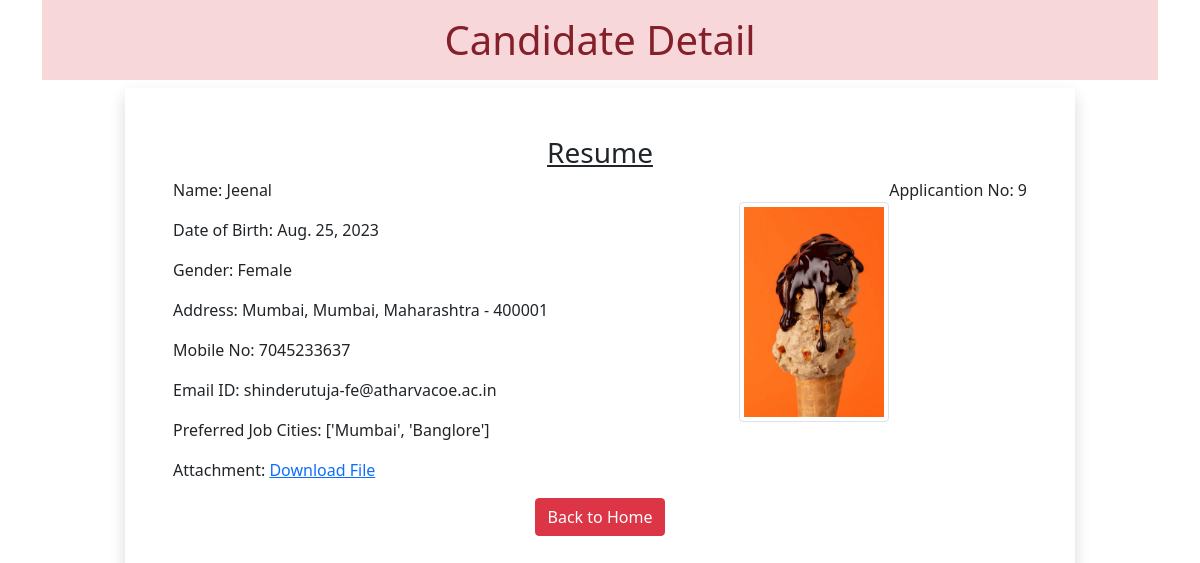
Screenshot of /9 with the database file from the repository.
### myapp/models.py (models this page shows)
class Resume(models.Model):
    name=models.CharField(max_length=100)
    dob=models.DateField(auto_now=False,auto_now_add=False)
    gender=models.CharField(max_length=100)
    locality=models.CharField(max_length=100)
    city=models.CharField(max_length=100)
    pin=models.PositiveIntegerField()
    state=models.CharField(choices=STATE_CHOICES,max_length=50)
    mobile=models.PositiveIntegerField()
    email=models.EmailField()
    job_city=models.CharField(max_length=50)
    profile_image=models.ImageField(upload_to='profileimg',blank=True)
    my_resume=models.FileField(upload_to='doc',blank=True)

### myapp/views.py (the view)
# urls.py: path('<int:pk>', views.CandidateView.as_view(), name='candidate')
class CandidateView(View):
 def get(self, request, pk):
  candidate = Resume.objects.get(pk=pk)
  return render(request, 'myapp/candidate.html', {'candidate':candidate})

### myapp/templates/myapp/candidate.html (shortened to what this page needs)
<!DOCTYPE html>
<html lang="en">
<head>
  <link href="https://cdn.jsdelivr.net/npm/bootstrap@5.0.0-beta2/dist/css/bootstrap.min.css" rel="stylesheet">
</head>
<body>
  <div class="container">
   <h1 class="alert-danger text-center p-3">Candidate Detail</h1>
   <div class="row">
    <div class="col-sm-10 shadow p-5 offset-sm-1">
     <h3 class="text-center"><u>Resume</u></h3>
     <p class="float-end">Applicantion No: {{candidate.id}}</p>
     <img src="{{candidate.profile_image.url}}" alt="" class="img-fluid img-thumbnail float-end mt-4" width="150" height="150">
     <p>Name: {{candidate.name}}</p>
     <p>Date of Birth: {{candidate.dob}}</p>
     <p>Gender: {{candidate.gender}}</p>
     <p>Address: {{candidate.locality}}, {{candidate.city}}, {{candidate.state}} - {{candidate.pin}}</p>
     <p>Mobile No: {{candidate.mobile}}</p>
     <p>Email ID: {{candidate.email}}</p>
     <p>Preferred Job Cities: {{candidate.job_city}}</p>
     <p>Attachment: <a href="{{candidate.my_resume.url}}">Download File</a></p>
    <div class="text-center">
     <a href="/" class="btn btn-danger">Back to Home</a>
    </div>
    </div>
   </div>
  </div>
</body>
</html>

### rows the page displays
Resume: id "9", profile_image (picture), name "Jeenal", dob "Aug. 25, 2023", gender "Female", locality "Mumbai", city "Mumbai", state "Maharashtra", pin "400001", mobile "7045233637", email "shinderutuja-fe@atharvacoe.ac.in", job_city "['Mumbai', 'Banglore']"
